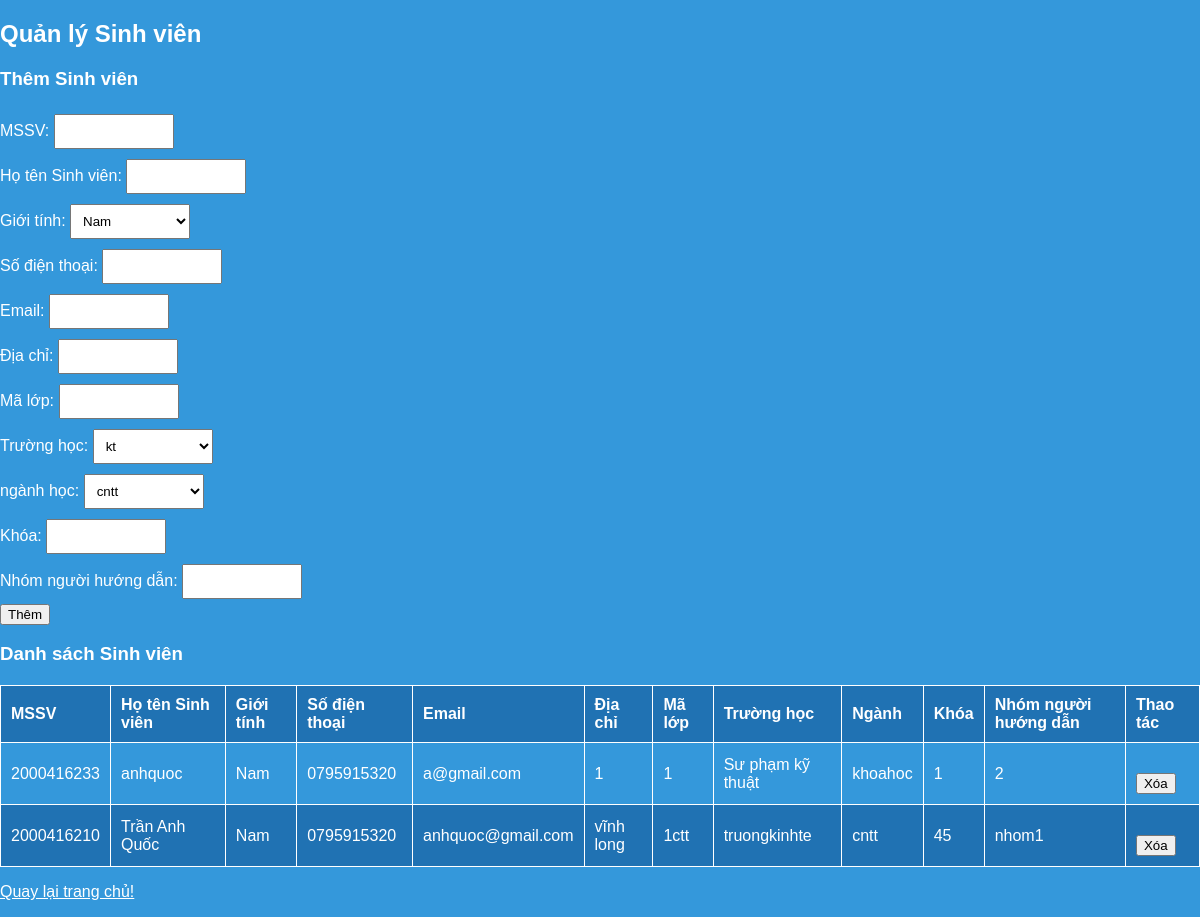
Page /themsv_php.php on the earlier database version.
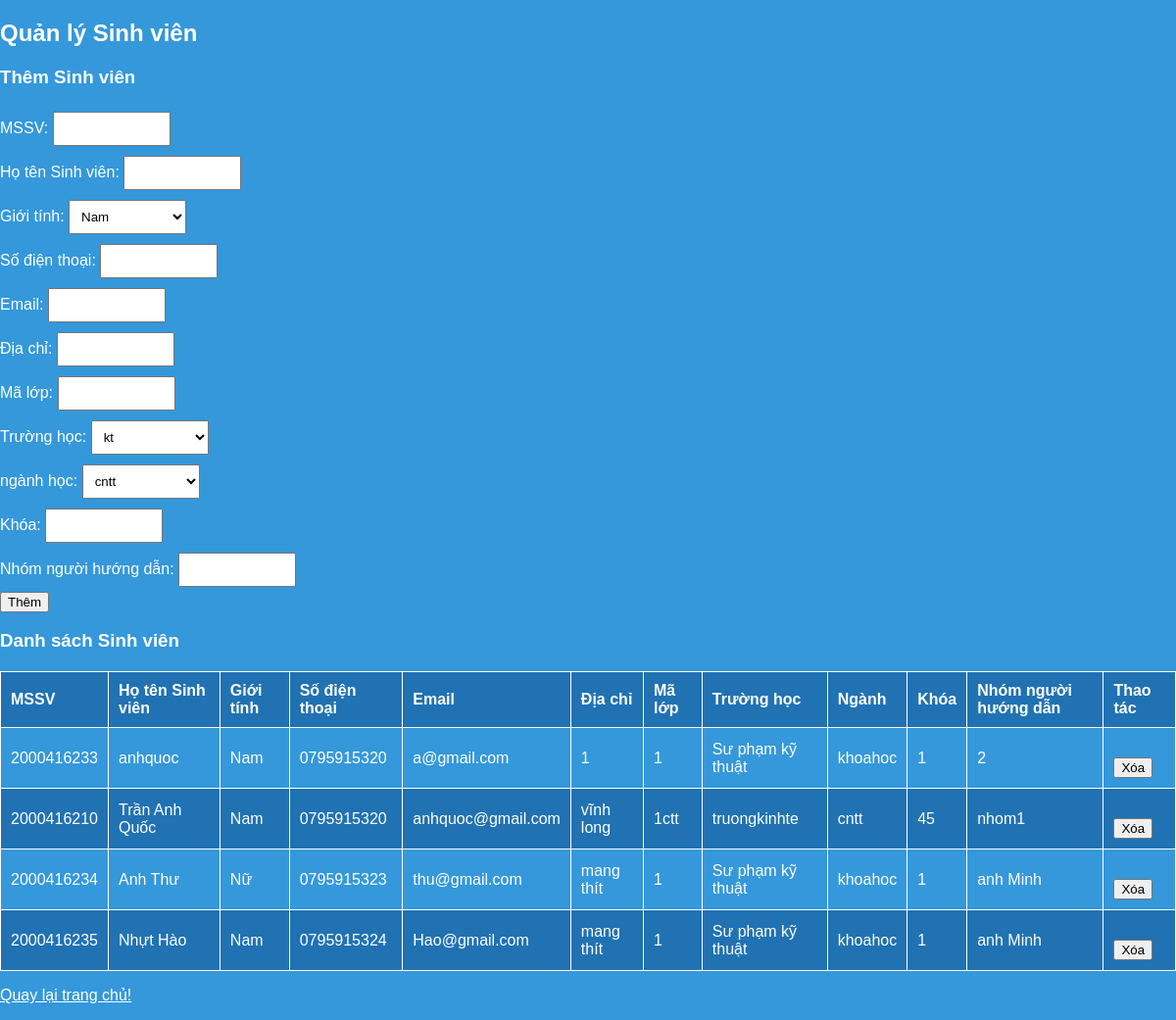
Same page on the later database version.
### tables this page shows
CREATE TABLE `sinhvien` (
  `mssv` varchar(100) NOT NULL,
  `hotensinhvien` varchar(100) NOT NULL,
  `gioitinh` varchar(100) NOT NULL,
  `sdt` varchar(11) NOT NULL,
  `gmail` varchar(100) NOT NULL,
  `diachi` varchar(100) NOT NULL,
  `malop` varchar(100) NOT NULL,
  `truonghoc` varchar(100) NOT NULL,
  `nganh` varchar(100) NOT NULL,
  `khoa` varchar(100) NOT NULL,
  `nhomnguoihuongdan` varchar(100) NOT NULL,
  `id` int(100) NOT NULL
);

### themsv_php.php (the view, shortened to what this page needs)
<?php
$mysqli = new mysqli('localhost', 'root', '', 'quanlysvtt');
?>
<!DOCTYPE html>
<html lang="en">
<head>
</head>
<body>
    <h2>Quản lý Sinh viên</h2>
    <form method="POST">
        <h3>Thêm Sinh viên</h3>
        <label>MSSV:</label>
        <input type="text" name="mssv" required>
        <br>
        <label>Họ tên Sinh viên:</label>
        <input type="text" name="hotensinhvien" required>
        <br>
        <label>Giới tính:</label>
        <select name="gioitinh" required>
            <option value="Nam">Nam</option>
        </select>
        <br>
        <label>Số điện thoại:</label>
        <input type="text" name="sdt" required>
        <br>
        <label>Email:</label>
        <input type="email" name="gmail" required>
        <br>
        <label>Địa chỉ:</label>
        <input type="text" name="diachi" required>
        <br>
        <label>Mã lớp:</label>
        <input type="text" name="malop" required>
        <br>
        <label>Trường học:</label>
        <select name="truonghoc" required>
            <?php
            $resultTruong = $mysqli->query("SELECT * FROM truong");
            while ($rowTruong = $resultTruong->fetch_assoc()) {
                echo "<option value='{$rowTruong['truonghoc']}'>{$rowTruong['truonghoc']}</option>";
            }
            ?>
        </select>
        <br>
        <label>ngành học:</label>
        <select name="nganh" required>
            <?php
            $resultNganh = $mysqli->query("SELECT * FROM nganh");
            while ($rowNganh = $resultNganh->fetch_assoc()) {
                echo "<option value='{$rowNganh['nganh']}'>{$rowNganh['nganh']}</option>";
            }
            ?>
        </select>
        <br>
        <label>Khóa:</label>
        <input type="text" name="khoa" required>
        <br>
        <label>Nhóm người hướng dẫn:</label>
        <input type="text" name="nhomnguoihuongdan" required>
        <br>
        <button type="submit" name="add">Thêm</button>
    </form>
    <h3>Danh sách Sinh viên</h3>
    <table border="1">
        <tr>
            <th>MSSV</th>
            <th>Họ tên Sinh viên</th>
            <th>Giới tính</th>
            <th>Số điện thoại</th>
            <th>Email</th>
            <th>Địa chỉ</th>
            <th>Mã lớp</th>
            <th>Trường học</th>
            <th>Ngành</th>
            <th>Khóa</th>
            <th>Nhóm người hướng dẫn</th>
            <th>Thao tác</th>
        </tr>
        <?php
        $result = $mysqli->query("SELECT * FROM sinhvien");
        while ($row = $result->fetch_assoc()) {
            echo "<tr>";
            echo "<td>{$row['mssv']}</td>";
            echo "<td>{$row['hotensinhvien']}</td>";
            echo "<td>{$row['gioitinh']}</td>";
            echo "<td>{$row['sdt']}</td>";
            echo "<td>{$row['gmail']}</td>";
            echo "<td>{$row['diachi']}</td>";
            echo "<td>{$row['malop']}</td>";
            echo "<td>{$row['truonghoc']}</td>";
            echo "<td>{$row['nganh']}</td>";
            echo "<td>{$row['khoa']}</td>";
            echo "<td>{$row['nhomnguoihuongdan']}</td>";
            echo "<td>
                    <form method='POST'>
                        <input type='hidden' name='delete_id' value='{$row['id']}'>
                        <button type='submit' name='delete'>Xóa</button>
                    </form>
                  </td>";
            echo "</tr>";
        }
        ?>
    </table>
</body>
</html>
<p><a href="index.php">Quay lại trang chủ!</a></p>

Differences in the rows shown:
added sinhvien: mssv "2000416234", hotensinhvien "Anh Thư", gioitinh "Nữ", sdt "0795915323", gmail "thu@gmail.com", diachi "mang thít", malop "1", truonghoc "Sư phạm kỹ thuật", nganh "khoahoc", khoa "1", nhomnguoihuongdan "anh Minh"
added sinhvien: mssv "2000416235", hotensinhvien "Nhựt Hào", gioitinh "Nam", sdt "0795915324", gmail "Hao@gmail.com", diachi "mang thít", malop "1", truonghoc "Sư phạm kỹ thuật", nganh "khoahoc", khoa "1", nhomnguoihuongdan "anh Minh"
